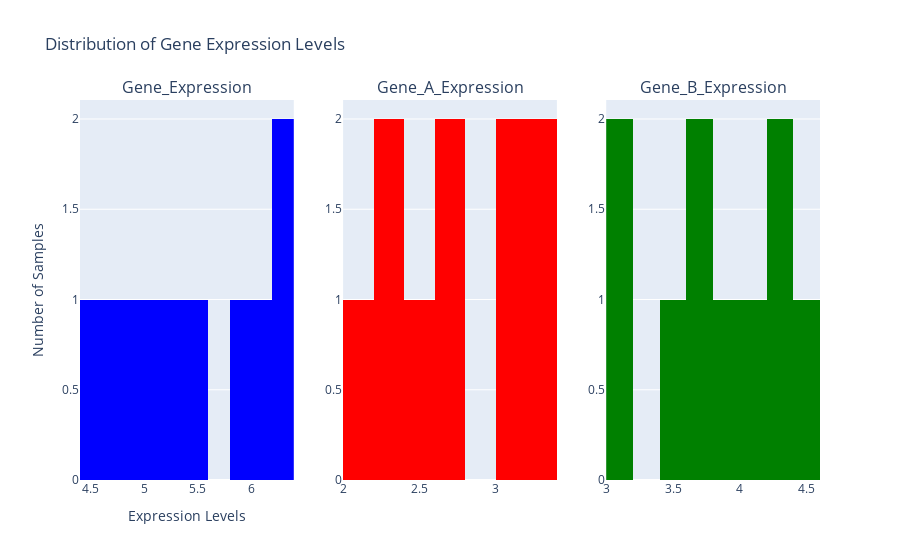

Write notebook code for a chart like this one.
### Code cell
import plotly.express as px
from plotly.subplots import make_subplots
import plotly.graph_objects as go


# Create subplots
fig = make_subplots(
    rows=1, cols=3,  # 1 row, 3 columns for the histograms
    subplot_titles=("Gene_Expression", "Gene_A_Expression", "Gene_B_Expression")
)

# Add histograms for each gene expression column
fig.add_trace(
    go.Histogram(x=df["Gene_Expression"], nbinsx=10, name="Gene_Expression", marker_color="blue"),
    row=1, col=1
)
fig.add_trace(
    go.Histogram(x=df["Gene_A_Expression"], nbinsx=10, name="Gene_A_Expression", marker_color="red"),
    row=1, col=2
)
fig.add_trace(
    go.Histogram(x=df["Gene_B_Expression"], nbinsx=10, name="Gene_B_Expression", marker_color="green"),
    row=1, col=3
)

# Update layout for better visuals
fig.update_layout(
    title="Distribution of Gene Expression Levels",
    xaxis_title="Expression Levels",
    yaxis_title="Number of Samples",
    showlegend=False,  # Hides the legend since titles are already descriptive
)

# Show plot
fig.show()

### Figure 1 — Plotly figure (JSON) as saved in the notebook; plotly's stock layout.template omitted (floating-point values rounded to 4 significant figures)
{"data": [{"marker": {"color": "blue"}, "name": "Gene_Expression", "nbinsx": 10, "type": "histogram", "x": [5.1, 4.8, 6.2, 5.9, 4.4, 4.6, 6, 6.3, 5.2, 5.4], "xaxis": "x", "yaxis": "y"}, {"marker": {"color": "red"}, "name": "Gene_A_Expression", "nbinsx": 10, "type": "histogram", "x": [2.5, 2.3, 3.2, 3.1, 2.1, 2.2, 3, 3.3, 2.6, 2.7], "xaxis": "x2", "yaxis": "y2"}, {"marker": {"color": "green"}, "name": "Gene_B_Expression", "nbinsx": 10, "type": "histogram", "x": [3.5, 3.6, 4.2, 4.3, 3, 3.1, 4.1, 4.5, 3.7, 3.8], "xaxis": "x3", "yaxis": "y3"}], "layout": {"annotations": [{"font": {"size": 16}, "showarrow": false, "text": "Gene_Expression", "x": 0.1444, "xanchor": "center", "xref": "paper", "y": 1, "yanchor": "bottom", "yref": "paper"}, {"font": {"size": 16}, "showarrow": false, "text": "Gene_A_Expression", "x": 0.5, "xanchor": "center", "xref": "paper", "y": 1, "yanchor": "bottom", "yref": "paper"}, {"font": {"size": 16}, "showarrow": false, "text": "Gene_B_Expression", "x": 0.8556, "xanchor": "center", "xref": "paper", "y": 1, "yanchor": "bottom", "yref": "paper"}], "autosize": true, "showlegend": false, "title": {"text": "Distribution of Gene Expression Levels"}, "xaxis": {"anchor": "y", "autorange": true, "domain": [0, 0.2889], "range": [4.4, 6.4], "title": {"text": "Expression Levels"}, "type": "linear"}, "xaxis2": {"anchor": "y2", "autorange": true, "domain": [0.3556, 0.6444], "range": [2, 3.4], "type": "linear"}, "xaxis3": {"anchor": "y3", "autorange": true, "domain": [0.7111, 1], "range": [3.0, 4.6], "type": "linear"}, "yaxis": {"anchor": "x", "autorange": true, "domain": [0, 1], "range": [0, 2.105], "title": {"text": "Number of Samples"}}, "yaxis2": {"anchor": "x2", "autorange": true, "domain": [0, 1], "range": [0, 2.105]}, "yaxis3": {"anchor": "x3", "autorange": true, "domain": [0, 1], "range": [0, 2.105]}}}
